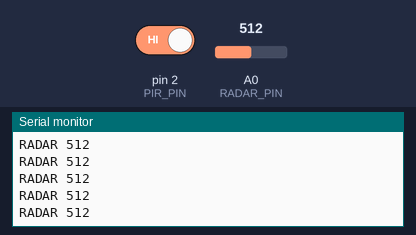
Simulated run of this sketch. Board: Arduino Uno, built with avr-gcc and run on an emulated ATmega328P. On the bench: the last lines printed to the serial monitor. Inputs (shaded band) come from the test bench; at power-on: A0 (RADAR_PIN) = 512, pin 2 (PIR_PIN) HIGH.

Above: at 1.4 s.
1.5 s: A0 (RADAR_PIN) set to 716
At 2.1 s:
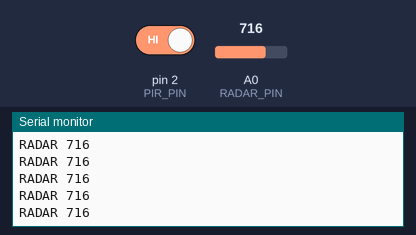
3.0 s: pin 2 (PIR_PIN) driven LOW
4.5 s: A0 (RADAR_PIN) set to 900
At 5.5 s:
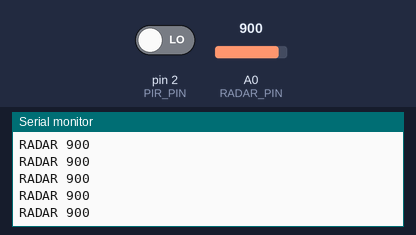
Timing chart, 0 to 7.5 s (numbered marks = the images above; inputs shaded):
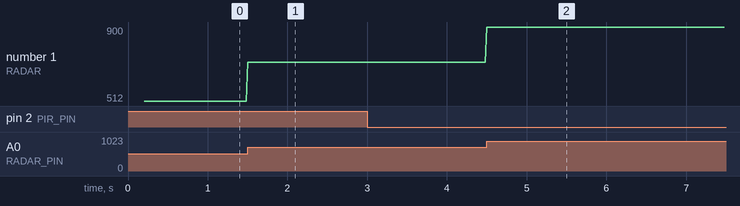

The sketch:

radar_bridge.ino
```cpp
// Eagle radar bridge: samples an analog Doppler radar IF at 50 Hz and prints one line per
// sample over USB serial (115200 baud):
//
//     RADAR <adc>                      e.g. "RADAR 517"   (0..1023 on a 10-bit ADC)
//     PIR <0|1>                        when the optional PIR on PIR_PIN changes (-> MOTION)
//
// The host reads these with eagle/vitals.py (VitalsSerialReader, kind "doppler_if"): it buffers
// ~30 s and estimates the breathing rate. A single-channel IF is cos(phase), so the host does
// NOT estimate heart rate from it, and at an unlucky target distance the breathing rate can
// read double - use an I/Q or phase radar (or a vendor vital-sign module, below) for rates.
//
// Wiring (Arduino-compatible board with a Grove shield): radar IF output -> amplifier -> A0.
// A bare Doppler module's IF is microvolts to millivolts: put an op-amp stage in between with
// gain ~100-1000, a ~0.1-30 Hz band-pass and its output biased at Vcc/2 so the ADC sees both
// half-waves. Check the module's datasheet for supply voltage and IF output level; do not
// feed more than the board's ADC reference into A0.
//
// ---------------------------------------------------------------------------------------------
// Vendor vital-sign modules (they compute breathing / heart rate themselves): run the VENDOR'S
// OWN example sketch on the board the module is mounted on, and add ONE line where the example
// has the values, so the host gets:
//
//     VITALS <breath_bpm> <heart_bpm> <range_m> <presence 0|1>       (0 = unknown)
//
//   Serial.print("VITALS "); Serial.print(breath); Serial.print(' '); Serial.print(heart);
//   Serial.print(' '); Serial.print(range_m); Serial.print(' '); Serial.println(present ? 1 : 0);
//
// Example: Seeed MR60BHA2 60 GHz breathing/heartbeat kit (comes on a XIAO ESP32C6). Seeed's
// "Seeed Arduino mmWave" library has a SEEED_MR60BHA2 class with getBreathRate(),
// getHeartRate(), getDistance() and isHumanDetected(); its examples call begin(&serial) and
// update(100), serial at 115200. Adapt that example - check the exact signatures in the
// library version you install. Seeed's wiki gives breathing/heartbeat detection at 1.5 m and
// static presence up to 6 m; it recommends the breathing/heart mode for a still person.
// Always check the datasheet of the module you actually got.
// ---------------------------------------------------------------------------------------------

#include <Arduino.h>

#ifndef RADAR_PIN
#define RADAR_PIN A0
#endif
#ifndef PIR_PIN
#define PIR_PIN 2               // Grove D2; a PIR module's digital output (HIGH = motion)
#endif
#define USE_PIR 1               // 0 if no PIR is connected (a floating pin would chatter)
#define SAMPLE_HZ 50
#define BAUD 115200

static const unsigned long PERIOD_US = 1000000UL / SAMPLE_HZ;
static unsigned long next_us = 0;
static int last_pir = -1;

void setup() {
  Serial.begin(BAUD);
  pinMode(RADAR_PIN, INPUT);
#if USE_PIR
  pinMode(PIR_PIN, INPUT);
#endif
  delay(200);
  Serial.println("READY radar_bridge 1");
  next_us = micros();
}

void loop() {
  // fixed-rate sampling: the host assumes exactly SAMPLE_HZ (life.vitals.fs_hz)
  if ((long)(micros() - next_us) >= 0) {
    next_us += PERIOD_US;
    int v = analogRead(RADAR_PIN);
    Serial.print("RADAR ");
    Serial.println(v);
#if USE_PIR
    int p = digitalRead(PIR_PIN);
    if (p != last_pir) {        // report changes only
      last_pir = p;
      Serial.print("PIR ");
      Serial.println(p);
    }
#endif
  }
}
```

Measured:
- after the input at 1.5 s, the serial monitor: prints a new line at once (image 1)
- after the input at 4.5 s, the serial monitor: prints a new line at once (image 2)
- plotted number 1: 512 → 716 after the input at 1.5 s, 716 → 900 after the input at 4.5 s
